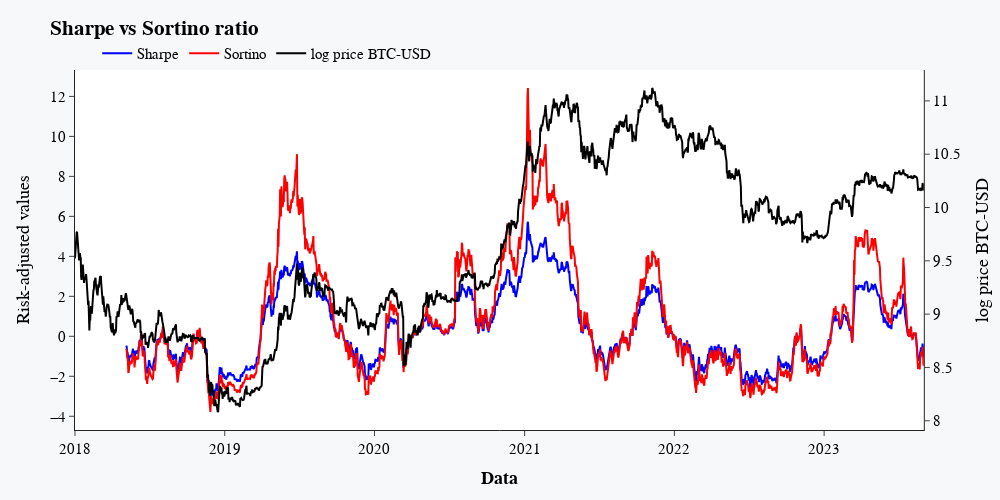

Notebook cell for this chart:
### Markdown cell above
Abaixo iremos comparar os indicadores, porém também iremos fazer uma transformação logarítmica no preço do Bitcoin. Isso será feito porque a variação pode ser extrema demais entre picos e vales e pode acabar nos dando percepções equivocadas sobre as curvas.

### Code cell
fig = make_subplots(specs=[[{'secondary_y': True}]])
fig.add_trace(go.Scatter(x = sharpe_qs.index, y=sharpe_qs, name = 'Sharpe', line= dict(color = 'blue', width = 2)),
              secondary_y=False)
fig.add_trace(go.Scatter(x = sortino_qs.index, y=sortino_qs, name = 'Sortino', line= dict(color = 'red', width = 2)),
              secondary_y=False)
fig.add_trace(go.Scatter(x = bitcoin_close.index, y=np.log(bitcoin_close['Close']), name = 'log price BTC-USD', line= dict(color = 'black', width = 2)),
              secondary_y=True)

fig.update_yaxes(title_text = 'Risk-adjusted values', secondary_y=False)
fig.update_yaxes(title_text = 'log price BTC-USD', secondary_y=True)

fig.update_layout(title='<b>Sharpe vs Sortino ratio', xaxis_title="<b>Data", legend_title="",
                  font=dict(family="Arial, Arial, Arial",size=15,color="black"), template = 'simple_white', paper_bgcolor="#f7f8fa",
                  margin=dict(l=75, r=20, t=70, b=70), legend=dict(orientation="h",yanchor="bottom",y=1,xanchor="right",x=0.4),
                  width=1000,height=500)

### Figure 1 — Plotly figure (JSON) as saved in the notebook; plotly's stock layout.template omitted (floating-point values rounded to 4 significant figures; data arrays with more than 128 entries replaced by an {"elided": "..."} marker saying what was removed)
{"data": [{"line": {"color": "blue", "width": 2}, "name": "Sharpe", "type": "scatter", "x": {"elided": "2070 str values"}, "xaxis": "x", "y": {"elided": "2070 float values"}, "yaxis": "y"}, {"line": {"color": "red", "width": 2}, "name": "Sortino", "type": "scatter", "x": {"elided": "2070 str values"}, "xaxis": "x", "y": {"elided": "2070 float values"}, "yaxis": "y"}, {"line": {"color": "black", "width": 2}, "name": "log price BTC-USD", "type": "scatter", "x": {"elided": "2070 str values"}, "xaxis": "x", "y": {"elided": "2070 float values"}, "yaxis": "y2"}], "layout": {"font": {"color": "black", "family": "Arial, Arial, Arial", "size": 15}, "height": 500, "legend": {"orientation": "h", "title": {"text": ""}, "x": 0.4, "xanchor": "right", "y": 1, "yanchor": "bottom"}, "margin": {"b": 70, "l": 75, "r": 20, "t": 70}, "paper_bgcolor": "#f7f8fa", "title": {"text": "<b>Sharpe vs Sortino ratio"}, "width": 1000, "xaxis": {"anchor": "y", "domain": [0, 0.94], "title": {"text": "<b>Data"}}, "yaxis": {"anchor": "x", "domain": [0, 1], "title": {"text": "Risk-adjusted values"}}, "yaxis2": {"anchor": "x", "overlaying": "y", "side": "right", "title": {"text": "log price BTC-USD"}}}}
